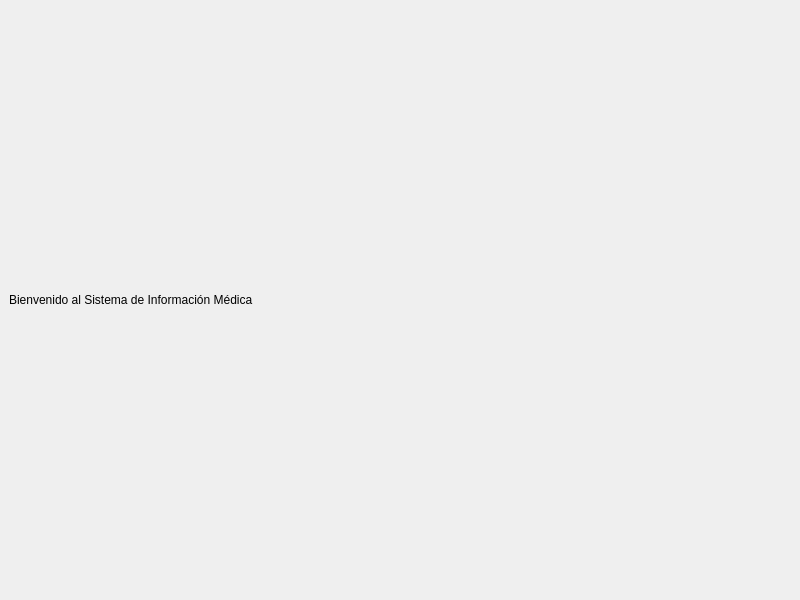
<?xml version="1.0" encoding="UTF-8"?>
<ui version="4.0">
 <class>Ventana</class>
 <widget class="QMainWindow" name="Ventana">
  <property name="geometry">
   <rect>
    <x>100</x>
    <y>100</y>
    <width>800</width>
    <height>600</height>
   </rect>
  </property>
  <property name="windowTitle">
   <string>Sistema de Información Médica</string>
  </property>
  <widget class="QWidget" name="centralwidget">
   <layout class="QVBoxLayout" name="verticalLayout">
    <item>
     <widget class="QLabel" name="label">
      <property name="text">
       <string>Bienvenido al Sistema de Información Médica</string>
      </property>
     </widget>
    </item>
   </layout>
  </widget>
  <centralwidget>centralwidget</centralwidget>
 </widget>
 <resources/>
 <connections/>
</ui>
